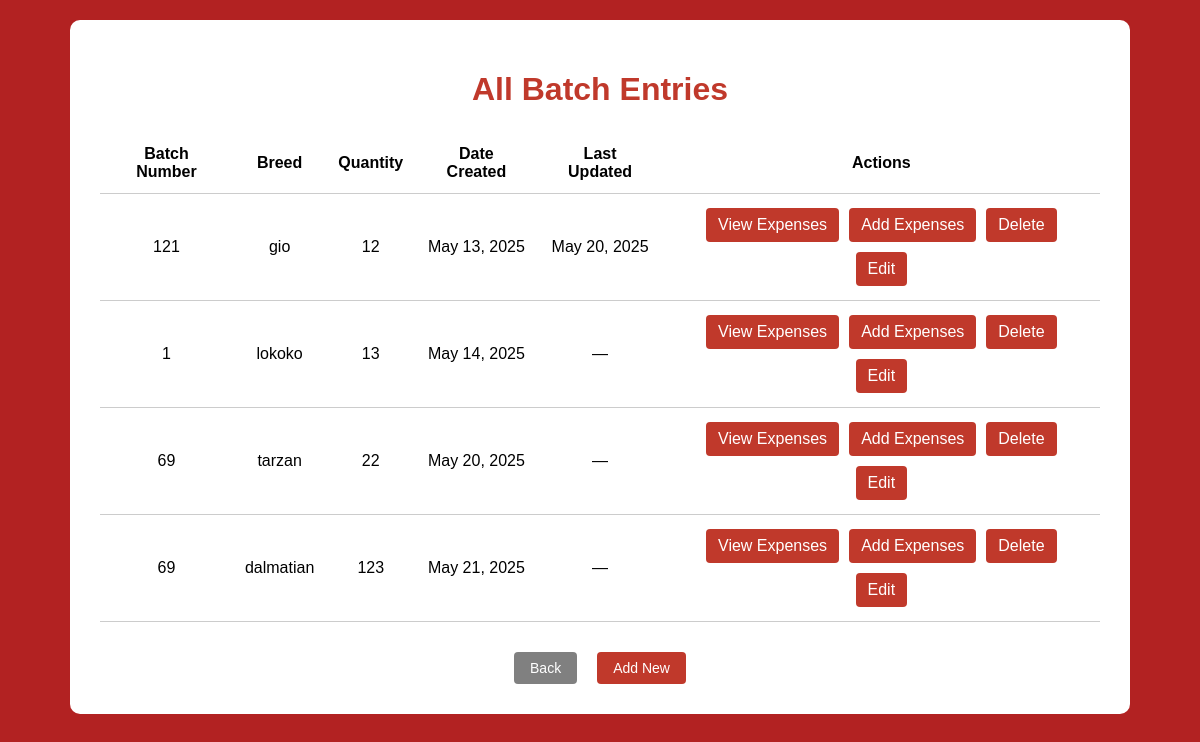
The app's page /batch_list.php with its own data.
### tables this page shows
CREATE TABLE `batches` (
  `id` int(11) NOT NULL,
  `batch_number` int(11) NOT NULL,
  `breed` varchar(100) NOT NULL,
  `quantity` int(11) NOT NULL,
  `created_at` timestamp NOT NULL DEFAULT current_timestamp(),
  `date_created` datetime DEFAULT current_timestamp(),
  `date_updated` datetime DEFAULT NULL
);

### batch_list.php (the view, shortened to what this page needs)
<?php
$host = 'localhost';
$dbname = 'quantity';
$user = 'root';
$pass = '';
$conn = new mysqli($host, $user, $pass, $dbname);
$result = $conn->query("SELECT * FROM batches");
?>
<!DOCTYPE html>
<html>
<head>
</head>
<body>
    <div class="container">
        <h1>All Batch Entries</h1>
        <table>
            <tr>
                <th>Batch Number</th>
                <th>Breed</th>
                <th>Quantity</th>
                <th>Date Created</th>
                <th>Last Updated</th>
                <th>Actions</th>
            </tr>
            <?php while ($row = $result->fetch_assoc()): ?>
                <tr>
                    <td><?php echo $row['batch_number']; ?></td>
                    <td><?php echo $row['breed']; ?></td>
                    <td><?php echo $row['quantity']; ?></td>
                    <td><?php echo date('F j, Y', strtotime($row['date_created'])); ?></td>
                    <td><?php echo $row['date_updated'] ? date('F j, Y', strtotime($row['date_updated'])) : '—'; ?></td>
                    <td>
                        <div class="action-group">
                            <a href="view_expenses.php?batch_id=<?php echo $row['id']; ?>" class="button">View Expenses</a>
                            <a href="add_expenses.php?batch_id=<?php echo $row['id']; ?>" class="button">Add Expenses</a>
                            <a href="batch_list.php?delete_id=<?php echo $row['id']; ?>" class="button" onclick="return confirm('Are you sure you want to delete this entry?');">Delete</a>
                            <a href="batch_edit.php?batch_id=<?php echo $row['id']; ?>" class="button">Edit</a>
                        </div>
                    </td>
                </tr>
            <?php endwhile; ?>
        </table>
        <div class="footer-buttons">
            <a href="hamsterfrnt.html" class="back-button">Back</a>
            <a href="batch_form.php" class="add-new-button">Add New</a>
        </div>
    </div>
</body>
</html>

### batch_list.php (style rules this page uses)
body { font-family: Arial, sans-serif; background-color: #B22222; color: white; margin: 0; padding: 20px; }
.container { background-color: white; padding: 30px; border-radius: 10px; max-width: 1000px; margin: auto; color: black; }
h1 { color: #c0392b; text-align: center; }
table { width: 100%; border-collapse: collapse; margin-top: 25px; }
th, td { padding: 12px; border-bottom: 1px solid #ccc; text-align: center; }
.button { padding: 8px 12px; background-color: #c0392b; color: white; border: none; border-radius: 4px; text-decoration: none; cursor: pointer; margin: 2px; }
.action-group { display: flex; flex-wrap: wrap; justify-content: center; gap: 6px; }
.footer-buttons { display: flex; justify-content: center; gap: 20px; margin-top: 30px; }
.back-button { padding: 8px 16px; font-size: 14px; background-color: #808080; color: white; border-radius: 4px; text-decoration: none; text-align: center; }
.add-new-button { padding: 8px 16px; font-size: 14px; background-color: #c0392b; color: white; border-radius: 4px; text-decoration: none; text-align: center; }

### records on screen
batches: batch_number "121", breed "gio", quantity "12", date_created "May 13, 2025", date_updated "May 20, 2025"
batches: batch_number "1", breed "lokoko", quantity "13", date_created "May 14, 2025"
batches: batch_number "69", breed "tarzan", quantity "22", date_created "May 20, 2025"
batches: batch_number "69", breed "dalmatian", quantity "123", date_created "May 21, 2025"
